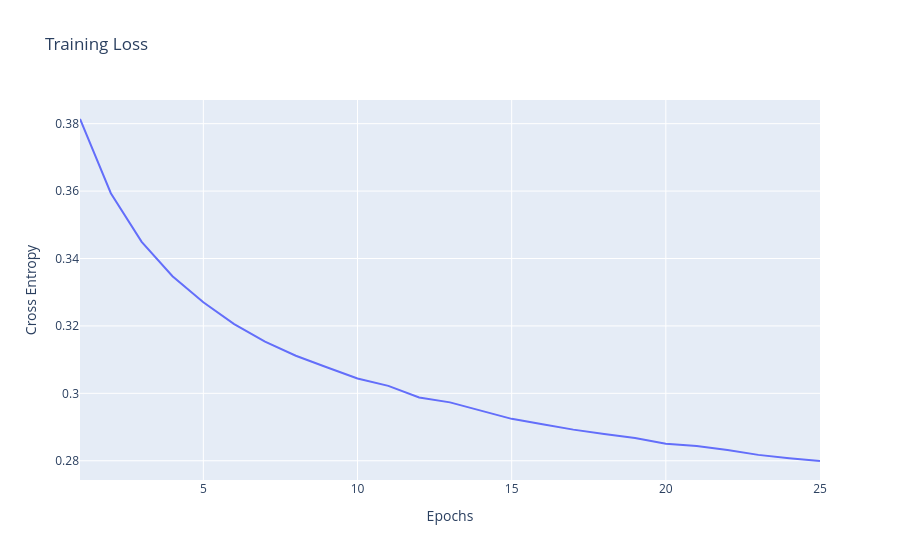

Notebook cell for this chart:
### Code cell
import plotly.express as px

fig = px.line(x=range(1, len(epoch_cost)+1), y=epoch_cost, title='Training Loss')
fig.update_xaxes(title_text='Epochs')
fig.update_yaxes(title_text='Cross Entropy')
fig.show()

### Figure 1 — Plotly figure (JSON) as saved in the notebook; plotly's stock layout.template omitted (floating-point values rounded to 4 significant figures)
{"data": [{"hovertemplate": "x=%{x}<br>y=%{y}<extra></extra>", "legendgroup": "", "line": {"color": "#636efa", "dash": "solid"}, "marker": {"symbol": "circle"}, "mode": "lines", "name": "", "orientation": "h", "showlegend": false, "type": "scatter", "x": [1, 2, 3, 4, 5, 6, 7, 8, 9, 10, 11, 12, 13, 14, 15, 16, 17, 18, 19, 20, 21, 22, 23, 24, 25], "xaxis": "x", "y": [0.3814, 0.3594, 0.3449, 0.3347, 0.327, 0.3206, 0.3153, 0.3111, 0.3078, 0.3044, 0.3022, 0.2988, 0.2973, 0.2949, 0.2924, 0.2908, 0.2892, 0.288, 0.2867, 0.285, 0.2844, 0.2832, 0.2817, 0.2808, 0.2799], "yaxis": "y"}], "layout": {"legend": {"tracegroupgap": 0}, "title": {"text": "Training Loss"}, "xaxis": {"anchor": "y", "domain": [0, 1], "title": {"text": "Epochs"}}, "yaxis": {"anchor": "x", "domain": [0, 1], "title": {"text": "Cross Entropy"}}}}
